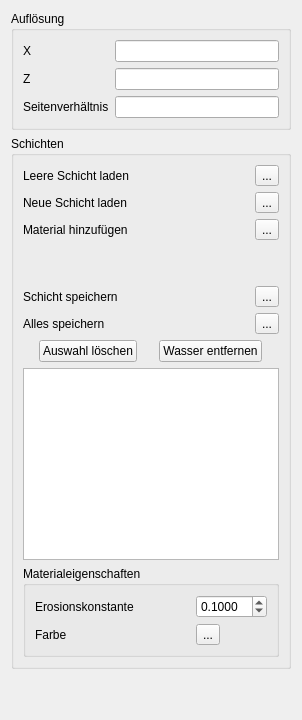
         <widget class="QWidget" name="tab">
          <attribute name="title">
           <string>Terrain</string>
          </attribute>
          <layout class="QVBoxLayout" name="verticalLayout_3">
           <item>
            <widget class="QGroupBox" name="groupBox_14">
             <property name="title">
              <string>Auflösung</string>
             </property>
             <layout class="QGridLayout" name="gridLayout_22">
              <item row="0" column="0">
               <layout class="QGridLayout" name="gridLayout_21">
                <item row="1" column="0">
                 <widget class="QLabel" name="label_28">
                  <property name="text">
                   <string>Z</string>
                  </property>
                 </widget>
                </item>
                <item row="0" column="0">
                 <widget class="QLabel" name="label_27">
                  <property name="text">
                   <string>X</string>
                  </property>
                 </widget>
                </item>
                <item row="2" column="0">
                 <widget class="QLabel" name="label_29">
                  <property name="text">
                   <string>Seitenverhältnis</string>
                  </property>
                 </widget>
                </item>
                <item row="0" column="1">
                 <widget class="QLineEdit" name="show_terrainResX">
                  <property name="readOnly">
                   <bool>true</bool>
                  </property>
                 </widget>
                </item>
                <item row="1" column="1">
                 <widget class="QLineEdit" name="show_terrainResZ">
                  <property name="readOnly">
                   <bool>true</bool>
                  </property>
                 </widget>
                </item>
                <item row="2" column="1">
                 <widget class="QLineEdit" name="show_terrainAspectRatio">
                  <property name="readOnly">
                   <bool>true</bool>
                  </property>
                 </widget>
                </item>
               </layout>
              </item>
             </layout>
            </widget>
           </item>
           <item>
            <widget class="QGroupBox" name="groupBox_13">
             <property name="title">
              <string>Schichten</string>
             </property>
             <layout class="QVBoxLayout" name="verticalLayout_21">
              <item>
               <layout class="QGridLayout" name="gridLayout_23">
                <item row="6" column="0">
                 <widget class="QLabel" name="label_32">
                  <property name="text">
                   <string>Alles speichern</string>
                  </property>
                 </widget>
                </item>
                <item row="1" column="1">
                 <widget class="QToolButton" name="act_terrainLoad">
                  <property name="text">
                   <string>...</string>
                  </property>
                 </widget>
                </item>
                <item row="1" column="0">
                 <widget class="QLabel" name="label_31">
                  <property name="text">
                   <string>Neue Schicht laden</string>
                  </property>
                 </widget>
                </item>
                <item row="6" column="1">
                 <widget class="QToolButton" name="act_terrainSaveAll">
                  <property name="text">
                   <string>...</string>
                  </property>
                 </widget>
                </item>
                <item row="4" column="0">
                 <spacer name="verticalSpacer_5">
                  <property name="orientation">
                   <enum>Qt::Vertical</enum>
                  </property>
                  <property name="sizeHint" stdset="0">
                   <size>
                    <width>20</width>
                    <height>40</height>
                   </size>
                  </property>
                 </spacer>
                </item>
                <item row="5" column="0">
                 <widget class="QLabel" name="label_30">
                  <property name="text">
                   <string>Schicht speichern</string>
                  </property>
                 </widget>
                </item>
                <item row="5" column="1">
                 <widget class="QToolButton" name="act_terrainSave">
                  <property name="text">
                   <string>...</string>
                  </property>
                 </widget>
                </item>
                <item row="2" column="0">
                 <widget class="QLabel" name="label_35">
                  <property name="text">
                   <string>Material hinzufügen</string>
                  </property>
                 </widget>
                </item>
                <item row="2" column="1">
                 <widget class="QToolButton" name="act_terrainAdd">
                  <property name="text">
                   <string>...</string>
                  </property>
                 </widget>
                </item>
                <item row="0" column="1">
                 <widget class="QToolButton" name="act_terrainNew">
                  <property name="text">
                   <string>...</string>
                  </property>
                 </widget>
                </item>
                <item row="0" column="0">
                 <widget class="QLabel" name="label_38">
                  <property name="text">
                   <string>Leere Schicht laden</string>
                  </property>
                 </widget>
                </item>
               </layout>
              </item>
              <item>
               <layout class="QHBoxLayout" name="horizontalLayout_3">
                <item>
                 <widget class="QPushButton" name="act_terrainDelete">
                  <property name="sizePolicy">
                   <sizepolicy hsizetype="Fixed" vsizetype="Fixed">
                    <horstretch>0</horstretch>
                    <verstretch>0</verstretch>
                   </sizepolicy>
                  </property>
                  <property name="text">
                   <string>Auswahl löschen</string>
                  </property>
                 </widget>
                </item>
                <item>
                 <widget class="QPushButton" name="act_resetWater">
                  <property name="sizePolicy">
                   <sizepolicy hsizetype="Fixed" vsizetype="Fixed">
                    <horstretch>0</horstretch>
                    <verstretch>0</verstretch>
                   </sizepolicy>
                  </property>
                  <property name="text">
                   <string>Wasser entfernen</string>
                  </property>
                 </widget>
                </item>
               </layout>
              </item>
              <item>
               <widget class="QListWidget" name="widget_layerList"/>
              </item>
              <item>
               <widget class="QGroupBox" name="groupBox_15">
                <property name="title">
                 <string>Materialeigenschaften</string>
                </property>
                <layout class="QGridLayout" name="gridLayout_24">
                 <item row="0" column="0">
                  <layout class="QGridLayout" name="gridLayout_7">
                   <item row="0" column="0">
                    <widget class="QLabel" name="label_25">
                     <property name="text">
                      <string>Erosionskonstante</string>
                     </property>
                    </widget>
                   </item>
                   <item row="1" column="0">
                    <widget class="QLabel" name="label_26">
                     <property name="text">
                      <string>Farbe</string>
                     </property>
                    </widget>
                   </item>
                   <item row="1" column="1">
                    <widget class="QToolButton" name="act_terrainColor">
                     <property name="text">
                      <string>...</string>
                     </property>
                    </widget>
                   </item>
                   <item row="0" column="1">
                    <widget class="QDoubleSpinBox" name="set_terrainDensity">
                     <property name="decimals">
                      <number>4</number>
                     </property>
                     <property name="maximum">
                      <double>10.000000000000000</double>
                     </property>
                     <property name="value">
                      <double>0.100000000000000</double>
                     </property>
                    </widget>
                   </item>
                  </layout>
                 </item>
                </layout>
               </widget>
              </item>
             </layout>
            </widget>
           </item>
           <item>
            <spacer name="verticalSpacer_4">
             <property name="orientation">
              <enum>Qt::Vertical</enum>
             </property>
             <property name="sizeHint" stdset="0">
              <size>
               <width>20</width>
               <height>40</height>
              </size>
             </property>
            </spacer>
           </item>
          </layout>
         </widget>
